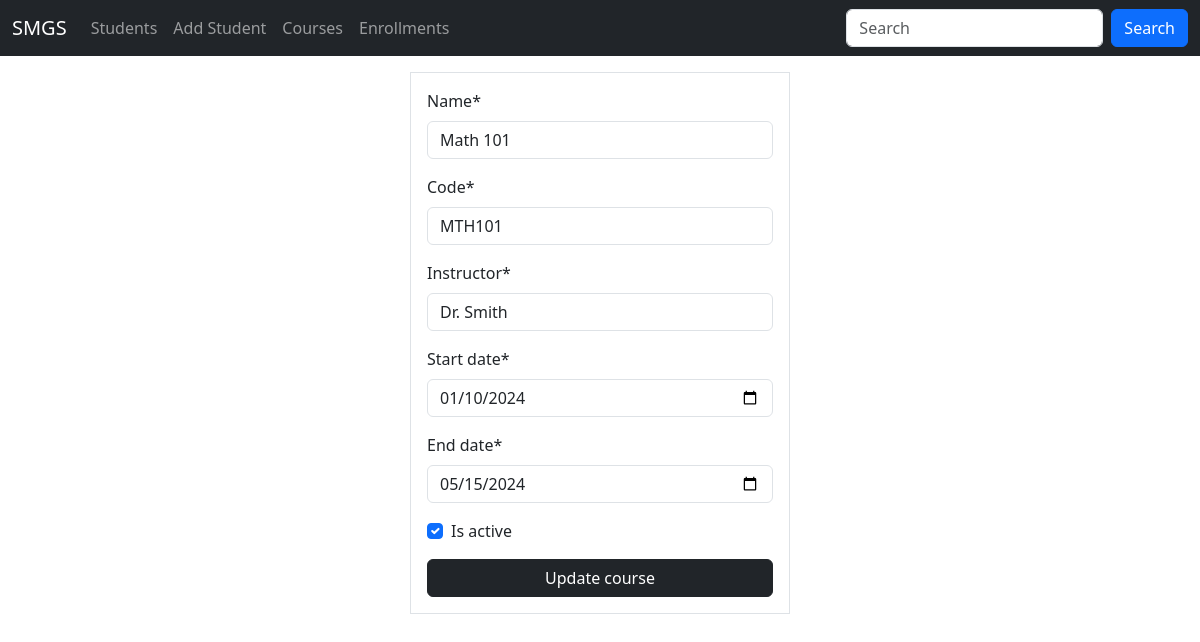
Screenshot of /courses/1/edit/ with the database file from the repository.
### main/models.py (models this page shows, shortened)
class Course(models.Model):
    name = models.CharField(max_length=100)
    code = models.CharField(max_length=10, unique=True)
    instructor = models.CharField(max_length=30)
    start_date = models.DateField()
    end_date = models.DateField()
    is_active = models.BooleanField(default=True)
    created_at = models.DateTimeField(default=datetime.now)
    updated_at = models.DateTimeField(auto_now=True)
    class Meta:
        db_table = 'course'

### main/views.py (the view)
# urls.py: path('courses/<int:course_id>/edit/', views.edit_course, name='edit_course'),
def edit_course(request, course_id):
    course = get_object_or_404(Course, id=course_id)
    if request.method == "POST":
        form = CourseForm(request.POST, instance=course)
        if form.is_valid():
            form.save()
            messages.success(request, f"Course '{course.name}' updated successfully!")
            return redirect('course_list')
    else:
        form = CourseForm(instance=course)
    return render(request, 'course_edit_form.html', {'form': form})

### main/app_form.py
class CourseForm(forms.ModelForm):
    class Meta:
        model = Course
        fields = ['name', 'code', 'instructor', 'start_date', 'end_date', 'is_active']
        widgets = {
            'start_date': forms.DateInput(attrs={'type': 'date'}),
            'end_date': forms.DateInput(attrs={'type': 'date'}),
        }

### templates/course_edit_form.html (shortened to what this page needs)
{% extends 'base.html' %}
{% load crispy_forms_filters %}
{% block content %}
	<div class="container">
       <div class="row justify-content-center">
            <div class="col-sm-4 border px-3 py-3 mt-3">
                <form action="" method="post" enctype="multipart/form-data">
                    {{ form | crispy }}
                    <button class="btn btn-dark w-100">Update course</button>
                </form>
            </div>
       </div>
    </div>
{% endblock %}

### rows the page displays
Course: name "Math 101", code "MTH101", instructor "Dr. Smith", start_date "01/10/2024", end_date "05/15/2024", is_active "☑"
